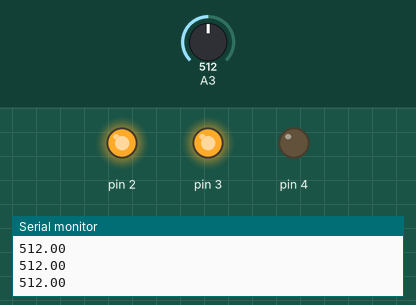
This sketch was run on a simulated Arduino Uno, built with avr-gcc and run on an emulated ATmega328P. Parts: output pins drawn as LEDs (lit = HIGH), the last lines printed to the serial monitor. The test bench sets the inputs (shaded band); at power-on: A3 = 512.

Above: at 1.2 s.
1.3 s: A3 set to 491
At 2.5 s:
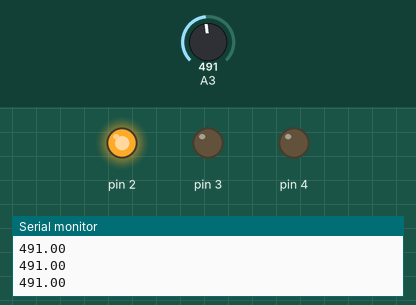
2.8 s: A3 set to 0
At 4.0 s:
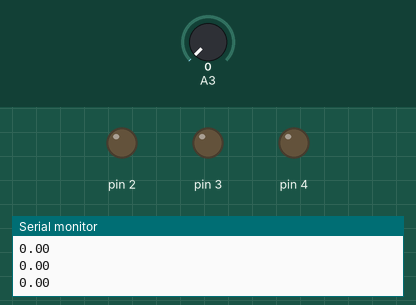
4.3 s: A3 set to 1010
At 5.5 s:
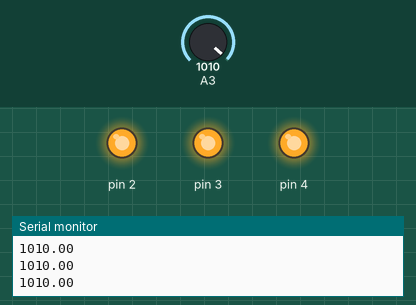
5.8 s: A3 set to 993
At 6.9 s:
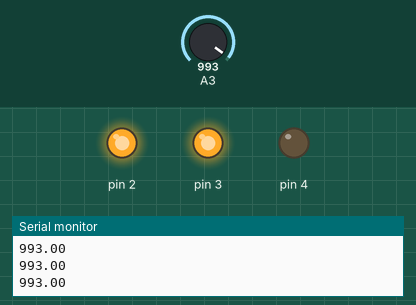
7.3 s: A3 set to 1023
At 8.4 s:
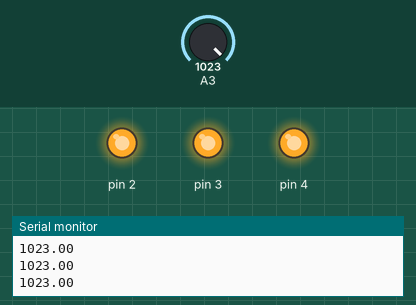
Timing chart, 0 to 9.8 s (numbered marks = the images above; inputs shaded):
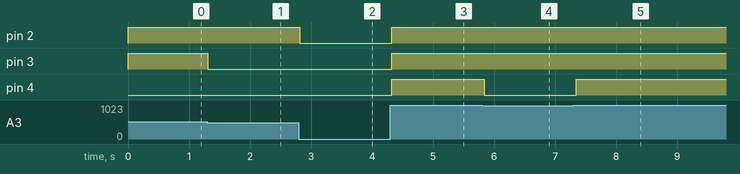

Measured:
- the behaviour switches between 500 and 499 on A3 (found by bisection; images 0 and 1)
- the behaviour switches between 1001 and 1000 on A3 (found by bisection; images 3 and 4)
- after the input at 1.3 s, pin 3: HIGH → LOW at once
- after the input at 2.8 s, pin 2: HIGH → LOW at once
- after the input at 4.3 s, pin 2–4: LOW → HIGH at once
- after the input at 5.8 s, pin 4: HIGH → LOW at once
- after the input at 7.3 s, pin 4: LOW → HIGH at once

The sketch:

potentiometer_with_buzzer.ino
```cpp
int red=2;
int green=3;
int buzz=4;
void setup(){
 pinMode(2,OUTPUT);
 pinMode(3,OUTPUT);
 pinMode(4,OUTPUT);

 pinMode(A3, INPUT);
 Serial.begin(9600);

}

void loop(){
 float data = analogRead(A3);
 Serial.println(data);

 if(data ==0){
  digitalWrite(2, LOW);
  digitalWrite(3, LOW);
  digitalWrite(4, LOW);
 }
 if(data < 500 && data > 0){
  digitalWrite(2, HIGH);
  digitalWrite(3, LOW);
  digitalWrite(4, LOW);
 }

 if(data > 500){
  digitalWrite(2, HIGH);
  digitalWrite(3, HIGH);
  digitalWrite(4, LOW);
 }
 if(data > 1000){
  digitalWrite(2, HIGH);
  digitalWrite(3, HIGH);
  digitalWrite(4, HIGH);

 }

 delay(100);
}
```
